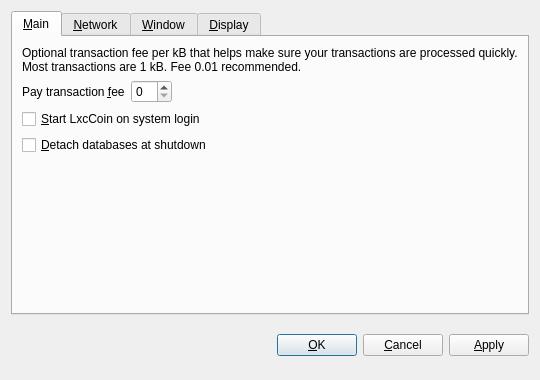
<?xml version="1.0" encoding="UTF-8"?>
<ui version="4.0">
 <class>OptionsDialog</class>
 <widget class="QDialog" name="OptionsDialog">
  <property name="geometry">
   <rect>
    <x>0</x>
    <y>0</y>
    <width>540</width>
    <height>380</height>
   </rect>
  </property>
  <property name="windowTitle">
   <string>Options</string>
  </property>
  <property name="modal">
   <bool>true</bool>
  </property>
  <layout class="QVBoxLayout" name="verticalLayout">
   <item>
    <widget class="QTabWidget" name="tabWidget">
     <property name="tabPosition">
      <enum>QTabWidget::North</enum>
     </property>
     <property name="currentIndex">
      <number>0</number>
     </property>
     <widget class="QWidget" name="tabMain">
      <attribute name="title">
       <string>&amp;Main</string>
      </attribute>
      <layout class="QVBoxLayout" name="verticalLayout_Main">
       <item>
        <widget class="QLabel" name="transactionFeeInfoLabel">
         <property name="text">
          <string>Optional transaction fee per kB that helps make sure your transactions are processed quickly. Most transactions are 1 kB. Fee 0.01 recommended.</string>
         </property>
         <property name="textFormat">
          <enum>Qt::PlainText</enum>
         </property>
         <property name="wordWrap">
          <bool>true</bool>
         </property>
        </widget>
       </item>
       <item>
        <layout class="QHBoxLayout" name="horizontalLayout_Main">
         <item>
          <widget class="QLabel" name="transactionFeeLabel">
           <property name="text">
            <string>Pay transaction &amp;fee</string>
           </property>
           <property name="textFormat">
            <enum>Qt::PlainText</enum>
           </property>
           <property name="buddy">
            <cstring>transactionFee</cstring>
           </property>
          </widget>
         </item>
         <item>
          <widget class="BitcoinAmountField" name="transactionFee"/>
         </item>
         <item>
          <spacer name="horizontalSpacer_Main">
           <property name="orientation">
            <enum>Qt::Horizontal</enum>
           </property>
           <property name="sizeHint" stdset="0">
            <size>
             <width>40</width>
             <height>20</height>
            </size>
           </property>
          </spacer>
         </item>
        </layout>
       </item>
       <item>
        <widget class="QCheckBox" name="bitcoinAtStartup">
         <property name="toolTip">
          <string>Automatically start LxcCoin after logging in to the system.</string>
         </property>
         <property name="text">
          <string>&amp;Start LxcCoin on system login</string>
         </property>
        </widget>
       </item>
       <item>
        <widget class="QCheckBox" name="detachDatabases">
         <property name="toolTip">
          <string>Detach block and address databases at shutdown. This means they can be moved to another data directory, but it slows down shutdown. The wallet is always detached.</string>
         </property>
         <property name="text">
          <string>&amp;Detach databases at shutdown</string>
         </property>
        </widget>
       </item>
       <item>
        <spacer name="verticalSpacer_Main">
         <property name="orientation">
          <enum>Qt::Vertical</enum>
         </property>
         <property name="sizeHint" stdset="0">
          <size>
           <width>20</width>
           <height>40</height>
          </size>
         </property>
        </spacer>
       </item>
      </layout>
     </widget>
     <widget class="QWidget" name="tabNetwork">
      <attribute name="title">
       <string>&amp;Network</string>
      </attribute>
      <layout class="QVBoxLayout" name="verticalLayout_Network">
       <item>
        <widget class="QCheckBox" name="mapPortUpnp">
         <property name="toolTip">
          <string>Automatically open the LxcCoin client port on the router. This only works when your router supports UPnP and it is enabled.</string>
         </property>
         <property name="text">
          <string>Map port using &amp;UPnP</string>
         </property>
        </widget>
       </item>
       <item>
        <widget class="QCheckBox" name="connectSocks">
         <property name="toolTip">
          <string>Connect to the LxcCoin network through a SOCKS proxy (e.g. when connecting through Tor).</string>
         </property>
         <property name="text">
          <string>&amp;Connect through SOCKS proxy:</string>
         </property>
        </widget>
       </item>
       <item>
        <layout class="QHBoxLayout" name="horizontalLayout_Network">
         <item>
          <widget class="QLabel" name="proxyIpLabel">
           <property name="text">
            <string>Proxy &amp;IP:</string>
           </property>
           <property name="textFormat">
            <enum>Qt::PlainText</enum>
           </property>
           <property name="buddy">
            <cstring>proxyIp</cstring>
           </property>
          </widget>
         </item>
         <item>
          <widget class="QValidatedLineEdit" name="proxyIp">
           <property name="maximumSize">
            <size>
             <width>140</width>
             <height>16777215</height>
            </size>
           </property>
           <property name="toolTip">
            <string>IP address of the proxy (e.g. 127.0.0.1)</string>
           </property>
          </widget>
         </item>
         <item>
          <widget class="QLabel" name="proxyPortLabel">
           <property name="text">
            <string>&amp;Port:</string>
           </property>
           <property name="textFormat">
            <enum>Qt::PlainText</enum>
           </property>
           <property name="buddy">
            <cstring>proxyPort</cstring>
           </property>
          </widget>
         </item>
         <item>
          <widget class="QLineEdit" name="proxyPort">
           <property name="maximumSize">
            <size>
             <width>55</width>
             <height>16777215</height>
            </size>
           </property>
           <property name="toolTip">
            <string>Port of the proxy (e.g. 9050)</string>
           </property>
          </widget>
         </item>
         <item>
          <widget class="QLabel" name="socksVersionLabel">
           <property name="text">
            <string>SOCKS &amp;Version:</string>
           </property>
           <property name="textFormat">
            <enum>Qt::PlainText</enum>
           </property>
           <property name="buddy">
            <cstring>socksVersion</cstring>
           </property>
          </widget>
         </item>
         <item>
          <widget class="QValueComboBox" name="socksVersion">
           <property name="toolTip">
            <string>SOCKS version of the proxy (e.g. 5)</string>
           </property>
          </widget>
         </item>
         <item>
          <spacer name="horizontalSpacer_Network">
           <property name="orientation">
            <enum>Qt::Horizontal</enum>
           </property>
           <property name="sizeHint" stdset="0">
            <size>
             <width>40</width>
             <height>20</height>
            </size>
           </property>
          </spacer>
         </item>
        </layout>
       </item>
       <item>
        <spacer name="verticalSpacer_Network">
         <property name="orientation">
          <enum>Qt::Vertical</enum>
         </property>
         <property name="sizeHint" stdset="0">
          <size>
           <width>20</width>
           <height>40</height>
          </size>
         </property>
        </spacer>
       </item>
      </layout>
     </widget>
     <widget class="QWidget" name="tabWindow">
      <attribute name="title">
       <string>&amp;Window</string>
      </attribute>
      <layout class="QVBoxLayout" name="verticalLayout_Window">
       <item>
        <widget class="QCheckBox" name="minimizeToTray">
         <property name="toolTip">
          <string>Show only a tray icon after minimizing the window.</string>
         </property>
         <property name="text">
          <string>&amp;Minimize to the tray instead of the taskbar</string>
         </property>
        </widget>
       </item>
       <item>
        <widget class="QCheckBox" name="minimizeOnClose">
         <property name="toolTip">
          <string>Minimize instead of exit the application when the window is closed. When this option is enabled, the application will be closed only after selecting Quit in the menu.</string>
         </property>
         <property name="text">
          <string>M&amp;inimize on close</string>
         </property>
        </widget>
       </item>
       <item>
        <spacer name="verticalSpacer_Window">
         <property name="orientation">
          <enum>Qt::Vertical</enum>
         </property>
         <property name="sizeHint" stdset="0">
          <size>
           <width>20</width>
           <height>40</height>
          </size>
         </property>
        </spacer>
       </item>
      </layout>
     </widget>
     <widget class="QWidget" name="tabDisplay">
      <attribute name="title">
       <string>&amp;Display</string>
      </attribute>
      <layout class="QVBoxLayout" name="verticalLayout_Display">
       <item>
        <layout class="QHBoxLayout" name="horizontalLayout_1_Display">
         <item>
          <widget class="QLabel" name="langLabel">
           <property name="text">
            <string>User Interface &amp;language:</string>
           </property>
           <property name="textFormat">
            <enum>Qt::PlainText</enum>
           </property>
           <property name="buddy">
            <cstring>lang</cstring>
           </property>
          </widget>
         </item>
         <item>
          <widget class="QValueComboBox" name="lang">
           <property name="toolTip">
            <string>The user interface language can be set here. This setting will take effect after restarting LxcCoin.</string>
           </property>
          </widget>
         </item>
        </layout>
       </item>
       <item>
        <layout class="QHBoxLayout" name="horizontalLayout_2_Display">
         <item>
          <widget class="QLabel" name="unitLabel">
           <property name="text">
            <string>&amp;Unit to show amounts in:</string>
           </property>
           <property name="textFormat">
            <enum>Qt::PlainText</enum>
           </property>
           <property name="buddy">
            <cstring>unit</cstring>
           </property>
          </widget>
         </item>
         <item>
          <widget class="QValueComboBox" name="unit">
           <property name="toolTip">
            <string>Choose the default subdivision unit to show in the interface and when sending coins.</string>
           </property>
          </widget>
         </item>
        </layout>
       </item>
       <item>
        <widget class="QCheckBox" name="displayAddresses">
         <property name="toolTip">
          <string>Whether to show LxcCoin addresses in the transaction list or not.</string>
         </property>
         <property name="text">
          <string>&amp;Display addresses in transaction list</string>
         </property>
        </widget>
       </item>
       <item>
        <widget class="QCheckBox" name="coinControlFeatures">
         <property name="toolTip">
          <string>Whether to show coin control features or not.</string>
         </property>
         <property name="text">
          <string>Display coin &amp;control features (experts only!)</string>
         </property>
        </widget>
       </item>
       <item>
        <spacer name="verticalSpacer_Display">
         <property name="orientation">
          <enum>Qt::Vertical</enum>
         </property>
         <property name="sizeHint" stdset="0">
          <size>
           <width>20</width>
           <height>40</height>
          </size>
         </property>
        </spacer>
       </item>
      </layout>
     </widget>
    </widget>
   </item>
   <item>
    <layout class="QHBoxLayout" name="horizontalLayout_Buttons">
     <item>
      <spacer name="horizontalSpacer_1">
       <property name="orientation">
        <enum>Qt::Horizontal</enum>
       </property>
       <property name="sizeHint" stdset="0">
        <size>
         <width>40</width>
         <height>48</height>
        </size>
       </property>
      </spacer>
     </item>
     <item>
      <widget class="QLabel" name="statusLabel">
       <property name="font">
        <font>
         <weight>75</weight>
         <bold>true</bold>
        </font>
       </property>
       <property name="text">
        <string/>
       </property>
       <property name="textFormat">
        <enum>Qt::PlainText</enum>
       </property>
       <property name="wordWrap">
        <bool>true</bool>
       </property>
      </widget>
     </item>
     <item>
      <spacer name="horizontalSpacer_2">
       <property name="orientation">
        <enum>Qt::Horizontal</enum>
       </property>
       <property name="sizeHint" stdset="0">
        <size>
         <width>40</width>
         <height>48</height>
        </size>
       </property>
      </spacer>
     </item>
     <item>
      <widget class="QPushButton" name="okButton">
       <property name="text">
        <string>&amp;OK</string>
       </property>
      </widget>
     </item>
     <item>
      <widget class="QPushButton" name="cancelButton">
       <property name="text">
        <string>&amp;Cancel</string>
       </property>
       <property name="autoDefault">
        <bool>false</bool>
       </property>
      </widget>
     </item>
     <item>
      <widget class="QPushButton" name="applyButton">
       <property name="text">
        <string>&amp;Apply</string>
       </property>
       <property name="autoDefault">
        <bool>false</bool>
       </property>
      </widget>
     </item>
    </layout>
   </item>
  </layout>
 </widget>
 <customwidgets>
  <customwidget>
   <class>BitcoinAmountField</class>
   <extends>QSpinBox</extends>
   <header>bitcoinamountfield.h</header>
  </customwidget>
  <customwidget>
   <class>QValueComboBox</class>
   <extends>QComboBox</extends>
   <header>qvaluecombobox.h</header>
  </customwidget>
  <customwidget>
   <class>QValidatedLineEdit</class>
   <extends>QLineEdit</extends>
   <header>qvalidatedlineedit.h</header>
  </customwidget>
 </customwidgets>
 <resources/>
 <connections/>
</ui>
